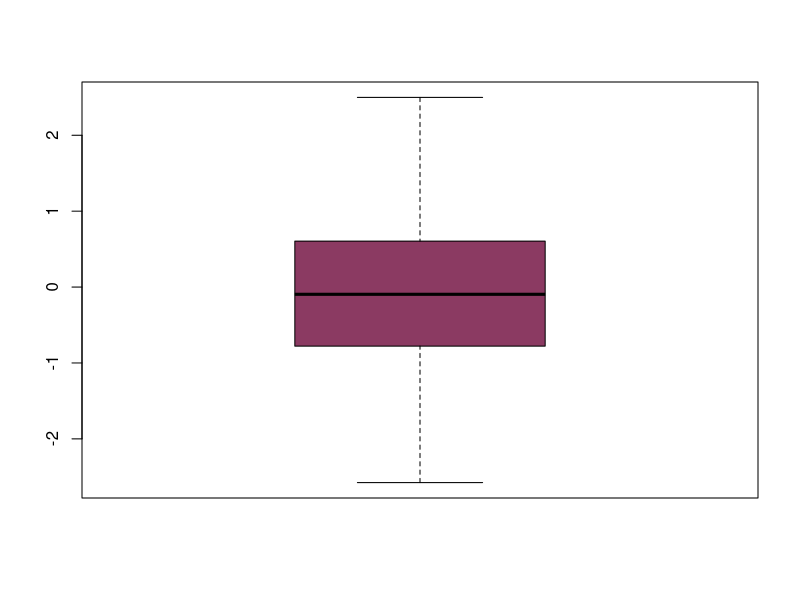

Here is the R script that generated this plot:
x <- rnorm(200)

pdf("results/boxplot.pdf")
boxplot(x, col="hotpink4")
dev.off
#este script nada más es un ejemplo y una manera rápida de un boxplot
